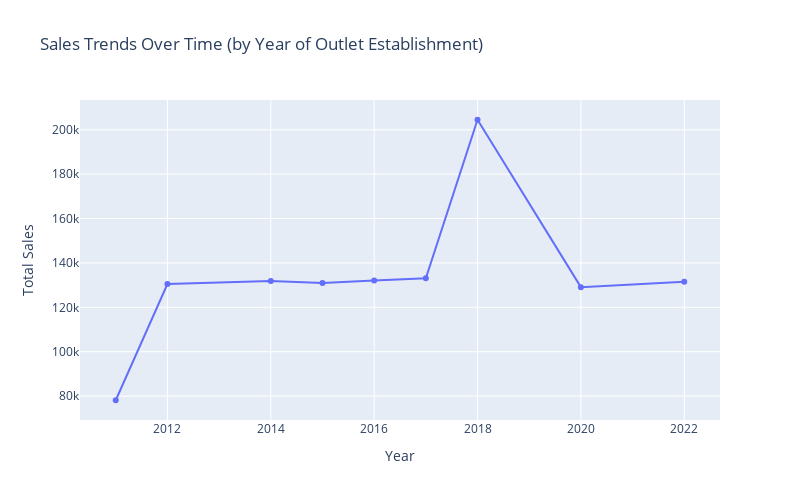

Notebook cell for this chart:
### Code cell
import pandas as pd
import plotly.express as px

# Assuming df is already defined and contains your data

# Create a new column for 'Year'
df['Year'] = df['Outlet Establishment Year']

# Group by 'Year' and sum the 'Sales'
year_sales = df.groupby('Year')['Sales'].sum().reset_index()

# Create the animated line plot
fig = px.line(year_sales, 
            x='Year', 
            y='Sales', 
            title='Sales Trends Over Time (by Year of Outlet Establishment)',
            labels={'Sales': 'Total Sales', 'Year': 'Year'},
            width=800, height=500)

# Add a frame for animation
fig.update_traces(mode='lines+markers')  # Add markers to the line
fig.update_layout(transition_duration=500)  # Duration of the animation transition

# Show the plot
fig.show()

### Figure 1 — Plotly figure (JSON) as saved in the notebook; plotly's stock layout.template omitted (floating-point values rounded to 4 significant figures)
{"data": [{"hovertemplate": "Year=%{x}<br>Total Sales=%{y}<extra></extra>", "legendgroup": "", "line": {"color": "#636efa", "dash": "solid"}, "marker": {"symbol": "circle"}, "mode": "lines+markers", "name": "", "orientation": "v", "showlegend": false, "type": "scatter", "x": [2011, 2012, 2014, 2015, 2016, 2017, 2018, 2020, 2022], "xaxis": "x", "y": [78130.0, 130500.0, 131800.0, 130900.0, 132100.0, 133100.0, 204500.0, 129100.0, 131500.0], "yaxis": "y"}], "layout": {"height": 500, "legend": {"tracegroupgap": 0}, "title": {"text": "Sales Trends Over Time (by Year of Outlet Establishment)"}, "transition": {"duration": 500}, "width": 800, "xaxis": {"anchor": "y", "domain": [0, 1], "title": {"text": "Year"}}, "yaxis": {"anchor": "x", "domain": [0, 1], "title": {"text": "Total Sales"}}}}
